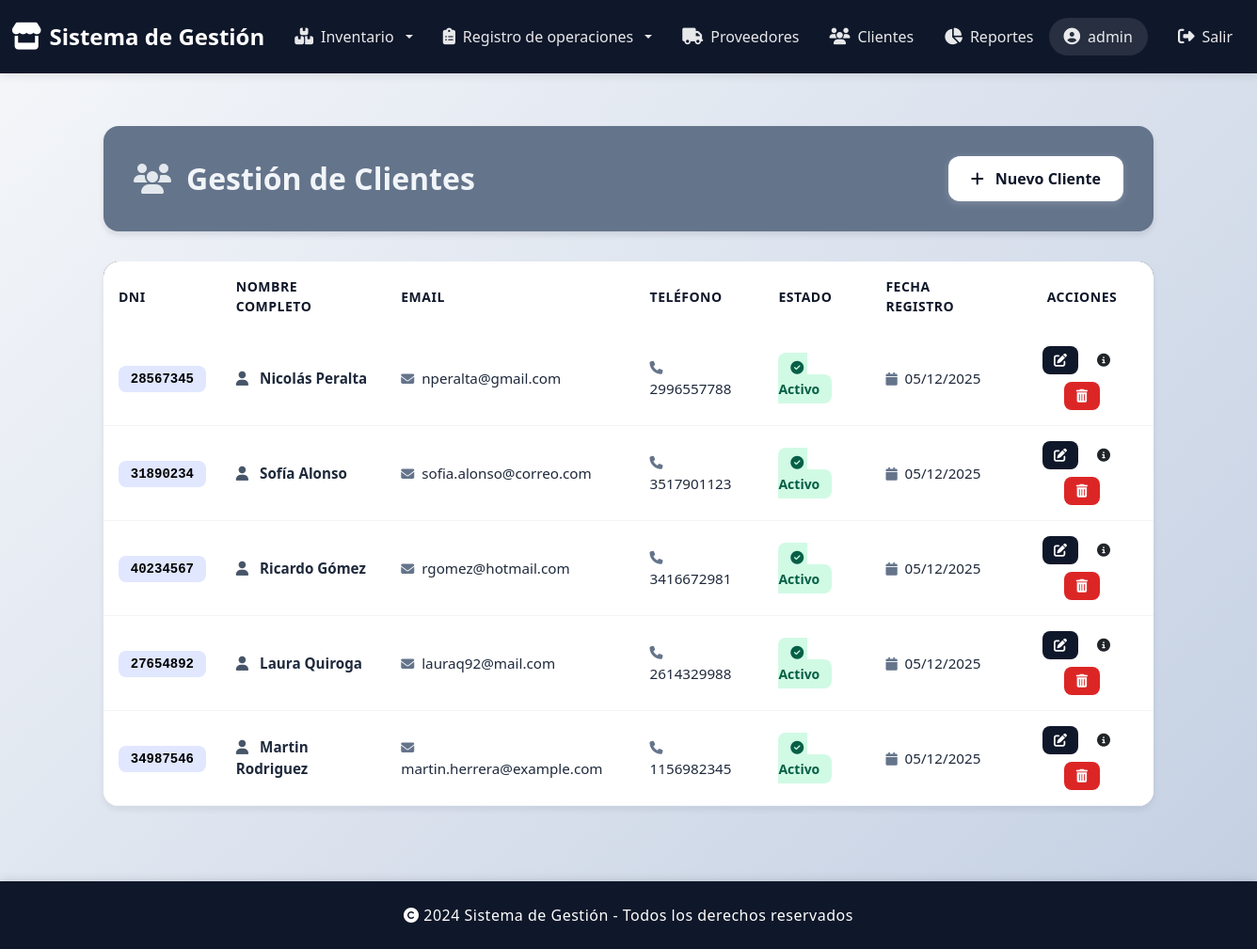
Page /clientes/clientes/ (signed in) on the committed database.
### gestionClientes/models.py (models this page shows, shortened)
class Cliente(models.Model):
    idCliente = models.AutoField(primary_key=True)
    nombre = models.CharField(max_length=100)
    apellido = models.CharField(max_length=100)
    dni = models.CharField(max_length=20, unique=True)
    email = models.EmailField(blank=True)
    telefono = models.CharField(max_length=20, blank=True)
    direccion = models.CharField(max_length=200, blank=True)
    fecha_registro = models.DateTimeField(auto_now_add=True)
    activo = models.BooleanField(default=True)
    class Meta:
        verbose_name = 'Cliente'
        verbose_name_plural = 'Clientes'
    def nombre_completo(self):
        return f"{self.nombre} {self.apellido}"

### gestionClientes/views.py (the view)
# urls.py: path("clientes/", views.clientes_list, name="clientes_list"),
@login_required
def clientes_list(request):
    clientes = Cliente.objects.all().order_by('-fecha_registro')
    return render(request, "list.html", {"clientes": clientes})

### gestionClientes/templates/list.html (shortened to what this page needs)
{% extends 'base.html' %}
{% load static %}
{% block content %}
<div class="container mt-4 mb-5">
    <div class="page-header bg-slate-neutral">
        <div class="d-flex justify-content-between align-items-center flex-wrap gap-3">
            <h2 class="text-slate-light">
                <i class="fas fa-users"></i>
                <span>Gestión de Clientes</span>
            </h2>
            <a href="{% url 'cliente_crear' %}" class="btn btn-create">
                <i class="fas fa-plus"></i> Nuevo Cliente
            </a>
        </div>
    </div>
    <div class="products-card card">
        <div class="card-body p-0">
            {% if clientes %}
            <div class="table-responsive">
                <table class="table border-light table-hover mb-0">
                    <thead class="bg-slate-primary">
                        <tr>
                            <th class="text-slate-primary">DNI</th>
                            <th class="text-slate-primary">Nombre Completo</th>
                            <th class="text-slate-primary">Email</th>
                            <th class="text-slate-primary">Teléfono</th>
                            <th class="text-slate-primary">Estado</th>
                            <th class="text-slate-primary">Fecha Registro</th>
                            <th class="text-center text-slate-primary">Acciones</th>
                        </tr>
                    </thead>
                    <tbody>
                        {% for cliente in clientes %}
                        <tr>
                            <td>
                                <span class="badge-code">{{ cliente.dni }}</span>
                            </td>
                            <td>
                                <i class="fas fa-user me-2" style="color: var(--slate-accent);"></i>
                                <strong>{{ cliente.nombre_completo }}</strong>
                            </td>
                            <td>
                                {% if cliente.email %}
                                    <i class="fas fa-envelope me-1" style="color: var(--slate-neutral); font-size: 0.875rem;"></i>
                                    {{ cliente.email }}
                                {% else %}
                                    <span class="text-muted">—</span>
                                {% endif %}
                            </td>
                            <td>
                                {% if cliente.telefono %}
                                    <i class="fas fa-phone me-1" style="color: var(--slate-neutral); font-size: 0.875rem;"></i>
                                    {{ cliente.telefono }}
                                {% else %}
                                    <span class="text-muted">—</span>
                                {% endif %}
                            </td>
                            <td>
                                {% if cliente.activo %}
                                    <span class="badge-stock high">
                                        <i class="fas fa-check-circle me-1"></i>Activo
                                    </span>
                                {% else %}
                                    <span class="badge-stock low">
                                        <i class="fas fa-times-circle me-1"></i>Inactivo
                                    </span>
                                {% endif %}
                            </td>
                            <td>
                                <i class="fas fa-calendar me-1" style="color: var(--slate-neutral); font-size: 0.875rem;"></i>
                                {{ cliente.fecha_registro|date:"d/m/Y" }}
                            </td>
                            <td>
                                <div class="action-buttons">
                                    <a href="{% url 'cliente_editar' cliente.idCliente %}"
                                       class="btn btn-action btn-edit"
                                       title="Editar">
                                        <i class="fas fa-edit"></i>
                                    </a>
                                    <a href="{% url 'cliente_detalle' cliente.idCliente %}"
                                       class="btn btn-action btn-view"
                                       title="Editar">
                                        <i class="fas fa-info-circle"></i>
                                    </a>
                                    <a href="{% url 'cliente_confirmar_eliminar' cliente.idCliente %}"
                                       class="btn btn-action btn-delete"
                                       title="Eliminar">
                                        <i class="fas fa-trash-alt"></i>
                                    </a>
                                </div>
                            </td>
                        </tr>
                        {% endfor %}
                    </tbody>
                </table>
            </div>
            {% endif %}
        </div>
    </div>
</div>
{% endblock %}

### templates/base.html (shortened to what this page needs)
<!DOCTYPE html>
<html lang="es">
<head>
    <link href="https://cdn.jsdelivr.net/npm/bootstrap@5.3.0/dist/css/bootstrap.min.css" rel="stylesheet">
    <link rel="stylesheet" href="https://cdnjs.cloudflare.com/ajax/libs/font-awesome/6.4.0/css/all.min.css">
</head>
<body>
    <nav class="navbar navbar-expand-lg navbar-dark">
        <div class="container-fluid">
            <a class="navbar-brand" href="/">
                <i class="fas fa-store"></i>
                <span>Sistema de Gestión</span>
            </a>
            <div class="collapse navbar-collapse" id="navbarNav">
                <ul class="navbar-nav me-auto">
                    <li class="nav-item dropdown">
                        <a class="nav-link dropdown-toggle" href="#" role="button" data-bs-toggle="dropdown" aria-expanded="false">
                            <i class="fas fa-boxes"></i> Inventario
                        </a>
                    </li>
                    <li class="nav-item dropdown">
                        <a class="nav-link dropdown-toggle" href="#" role="button" data-bs-toggle="dropdown" aria-expanded="false">
                            <i class="fa-solid fa-clipboard-list"></i> Registro de operaciones
                        </a>
                    </li>
                    <li class="nav-item">
                        <a class="nav-link" href="{% url 'proveedores_list' %}">
                            <i class="fas fa-truck"></i> Proveedores
                        </a>
                    </li>
                    <li class="nav-item">
                        <a class="nav-link" href="{% url 'clientes_list' %}">
                            <i class="fas fa-users"></i> Clientes
                        </a>
                    </li>
                    <li class="nav-item">
                        <a class="nav-link" href="{% url 'gestionInformes:dashboard' %}">
                            <i class="fa-solid fa-chart-pie"></i> Reportes
                        </a>
                    </li>
                </ul>
                <ul class="navbar-nav">
                    {% if user.is_authenticated %}
                        <li class="nav-item me-3">
                            <span class="nav-link">
                                <i class="fas fa-user-circle"></i> {{ user.username }}
                            </span>
                        </li>
                        <li class="nav-item">
                            <a class="nav-link" href="{% url 'logout' %}">
                                <i class="fas fa-sign-out-alt"></i> Salir
                            </a>
                        </li>
                    {% endif %}
                </ul>
            </div>
        </div>
    </nav>
    <main>
        {% block content %}{% endblock %}
    </main>
    <footer class="text-white text-center">
        <div class="container">
            <p class="mb-0">
                <i class="fas fa-copyright"></i> 2024 Sistema de Gestión - Todos los derechos reservados
            </p>
        </div>
    </footer>
</body>
</html>

### templates/base.html (style rules this page uses)
:root { --slate-primary: #0f172a; --slate-secondary: #1e293b; --slate-tertiary: #334155; --slate-accent: #475569; --slate-light: #f1f5f9; --slate-success: #10b981; --slate-neutral: #64748b; }
.text-slate-primary { color: var(--slate-primary) !important; }
.text-slate-light { color: var(--slate-light) !important; }
.bg-slate-primary { background-color: var(--slate-primary) !important; }
.bg-slate-neutral { background-color: var(--slate-neutral) !important; }
* { margin: 0; padding: 0; }
body { background: linear-gradient(135deg, #f5f7fa 0%, #c3cfe2 100%); display: flex; flex-direction: column; min-height: 100vh; font-family: 'Segoe UI', Tahoma, Geneva, Verdana, sans-serif; }
.navbar { background: #0f172a !important; box-shadow: 0 2px 10px rgba(0, 0, 0, 0.1); padding: 1rem 0; }
.navbar-brand { font-weight: 700; font-size: 1.5rem; color: #fff !important; transition: all 0.3s ease; display: flex; align-items: center; gap: 0.5rem; }
.navbar-brand i { font-size: 1.8rem; }
.nav-link { color: rgba(255, 255, 255, 0.9) !important; font-weight: 500; padding: 0.5rem 1rem !important; border-radius: 8px; transition: all 0.3s ease; display: flex; align-items: center; gap: 0.5rem; }
.nav-link i { font-size: 1.1rem; }
main { flex: 1; padding: 2rem 0; }
.card { border: none; border-radius: 15px; box-shadow: var(--card-shadow); transition: all 0.3s ease; overflow: hidden; }
footer { background: #0f172a; box-shadow: 0 -2px 10px rgba(0, 0, 0, 0.1); padding: 1.5rem 0; }
footer p { margin: 0; font-weight: 500; letter-spacing: 0.5px; }
.nav-item span.nav-link { background-color: rgba(255, 255, 255, 0.1); border-radius: 20px; padding: 0.5rem 1rem !important; }
html { scroll-behavior: smooth; }
main { animation: fadeIn 0.5s ease-in; }

### gestionClientes/templates/list.html (style rules this page uses)
.page-header { border-radius: 1rem; padding: 2rem; margin-bottom: 2rem; box-shadow: 0 4px 6px rgba(15, 23, 42, 0.1); }
.page-header h2 { margin: 0; font-weight: 700; display: flex; align-items: center; gap: 1rem; }
.page-header h2 i { font-size: 2rem; opacity: 0.9; }
.btn-create { background: white; color: var(--slate-primary); font-weight: 600; padding: 0.75rem 1.5rem; border-radius: 0.75rem; border: none; box-shadow: 0 2px 8px rgba(255, 255, 255, 0.2); transition: all 0.3s ease; }
.btn-create i { margin-right: 0.5rem; }
.products-card { border: none; border-radius: 1rem; box-shadow: 0 4px 6px rgba(15, 23, 42, 0.07); overflow: hidden; }
.table { margin: 0; }
.table thead th { color: white; font-weight: 600; text-transform: uppercase; font-size: 0.875rem; letter-spacing: 0.5px; padding: 1rem; border: none; vertical-align: middle; }
.table tbody tr { transition: all 0.2s ease; border-bottom: 1px solid var(--slate-light); }
.table tbody td { padding: 1rem; vertical-align: middle; color: var(--slate-secondary); font-weight: 500; font-size: 0.95rem; }
.badge-code { background-color: #e0e7ff; color: black; padding: 0.4rem 0.8rem; border-radius: 0.5rem; font-weight: 600; font-size: 0.875rem; font-family: 'Courier New', monospace; }
.badge-stock { padding: 0.4rem 0.8rem; border-radius: 0.5rem; font-weight: 600; font-size: 0.875rem; }
.badge-stock.high { background-color: #d1fae5; color: #065f46; }
.action-buttons { display: flex; gap: 0.5rem; justify-content: center; flex-wrap: wrap; }
.btn-action { padding: 0.5rem 0.75rem; border-radius: 0.5rem; border: none; transition: all 0.2s ease; font-size: 0.875rem; display: inline-flex; align-items: center; justify-content: center; min-width: 38px; }
.btn-edit { background-color: var(--slate-primary); color: white; }
.btn-delete { background-color: #dc2626; color: white; }
.products-card { animation: fadeIn 0.5s ease; }

### rows in the picture
Cliente: dni "28567345", nombre_completo "Nicolás Peralta", email "nperalta@gmail.com", telefono "2996557788", activo True (drawn), fecha_registro "05/12/2025"
Cliente: dni "31890234", nombre_completo "Sofía Alonso", email "sofia.alonso@correo.com", telefono "3517901123", activo True (drawn), fecha_registro "05/12/2025"
Cliente: dni "40234567", nombre_completo "Ricardo Gómez", email "rgomez@hotmail.com", telefono "3416672981", activo True (drawn), fecha_registro "05/12/2025"
Cliente: dni "27654892", nombre_completo "Laura Quiroga", email "lauraq92@mail.com", telefono "2614329988", activo True (drawn), fecha_registro "05/12/2025"
Cliente: dni "34987546", nombre_completo "Martin Rodriguez", email "martin.herrera@example.com", telefono "1156982345", activo True (drawn), fecha_registro "05/12/2025"

### other values in the picture
{{ user.username }} "admin"
